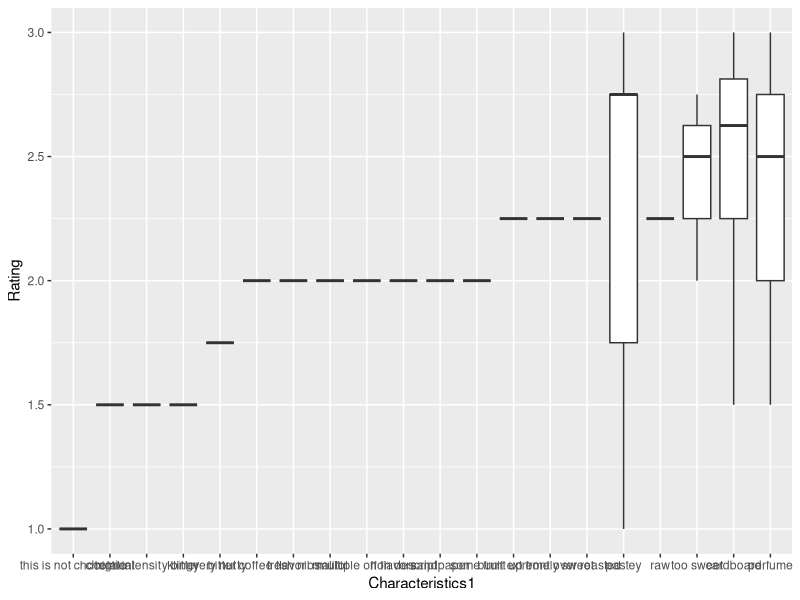
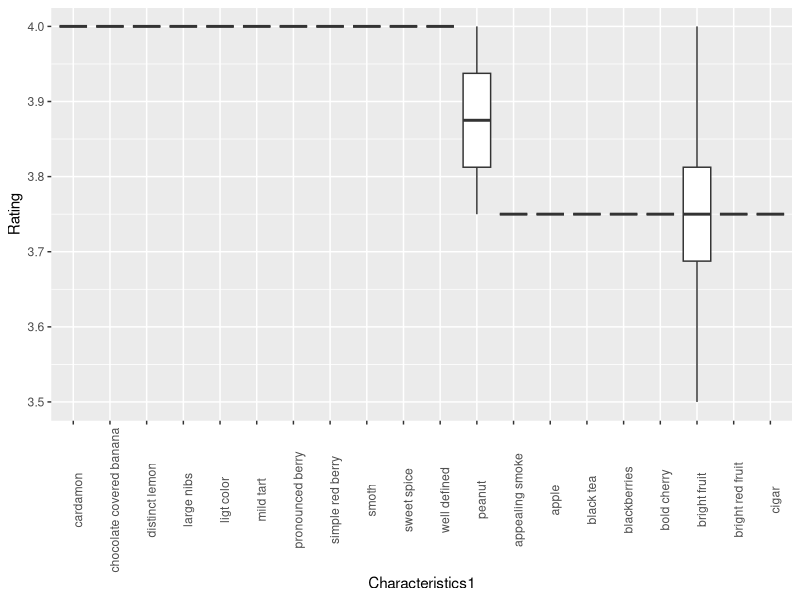
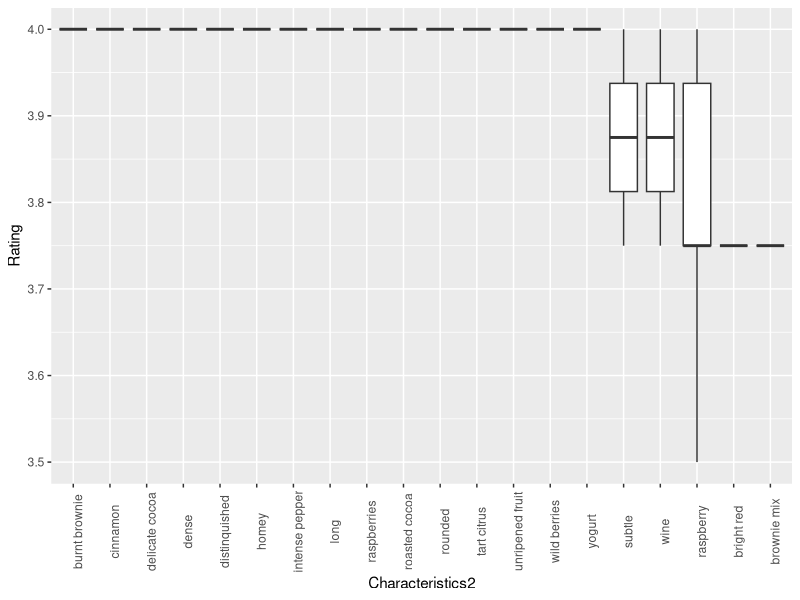

The R source for these figures, in order: (Note: this script raises an error after producing the figures.)
library(readr)
library(tidyr)
library(tidyverse)

dat <- read_csv('chocoRaw.csv')

sep <- c(',', 'and', ',and', ', and')
sep %>% 
  map(function(x) {
        dat$Characteristics %>%
          str_count(x) %>%
          table
  }) %>% 
  setNames(sep)

clean <- separate(dat, Characteristics, into=paste0('Characteristics', 1:4), sep='[[:space:]]*(,|and )[[:space:]]*')

## Worst characteristics
clean %>% 
  mutate(Characteristics1 = reorder(Characteristics1, Rating, mean)) %>% 
  filter(Characteristics1 %in% levels(Characteristics1)[1:20]) %>% 
  ggplot(aes(x=Characteristics1, y=Rating)) + geom_boxplot()

## Best characteristics
clean %>% 
  mutate(Characteristics1 = reorder(Characteristics1, -Rating, mean)) %>% 
  filter(Characteristics1 %in% levels(Characteristics1)[1:20]) %>% 
  ggplot(aes(x=Characteristics1, y=Rating)) + geom_boxplot() + theme(axis.text.x = element_text(angle = 90)) 

clean %>% 
  mutate(Characteristics2 = reorder(Characteristics2, -Rating, mean)) %>% 
  filter(Characteristics2 %in% levels(Characteristics2)[1:20]) %>% 
  ggplot(aes(x=Characteristics2, y=Rating)) + geom_boxplot() + theme(axis.text.x = element_text(angle = 90)) 

write.csv(clean, file='choco.csv', row.names=FALSE)

## The csv created is OK when read in
a <- read.csv('choco.csv')

a %>%
  mutate(Characteristics1 = reorder(Characteristics1, -Rating, mean)) %>% 
  filter(Characteristics1 %in% levels(Characteristics1)[1:20]) %>% 
  ggplot(aes(x=Characteristics1, y=Rating)) + geom_boxplot() + theme(axis.text.x = element_text(angle = 90)) 
